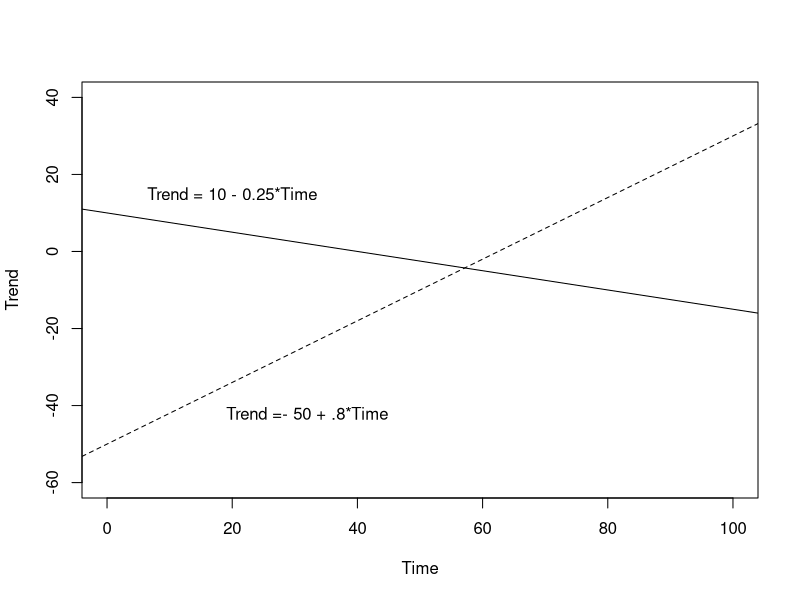

Generate this figure with R:
## ---- chunk 1
options(htmltools.dir.version = FALSE)
## ---- chunk 2
plot(x = NULL, y = NULL,
     xlim = c(0, 100),
     ylim = c(-60, 40), xlab = "Time", ylab="Trend")
abline(a = 10,b = -0.25)
abline(a = -50, b = 0.8,lty="dashed")
text(20,15,"Trend = 10 - 0.25*Time")
text(32,-42,"Trend =- 50 + .8*Time")
